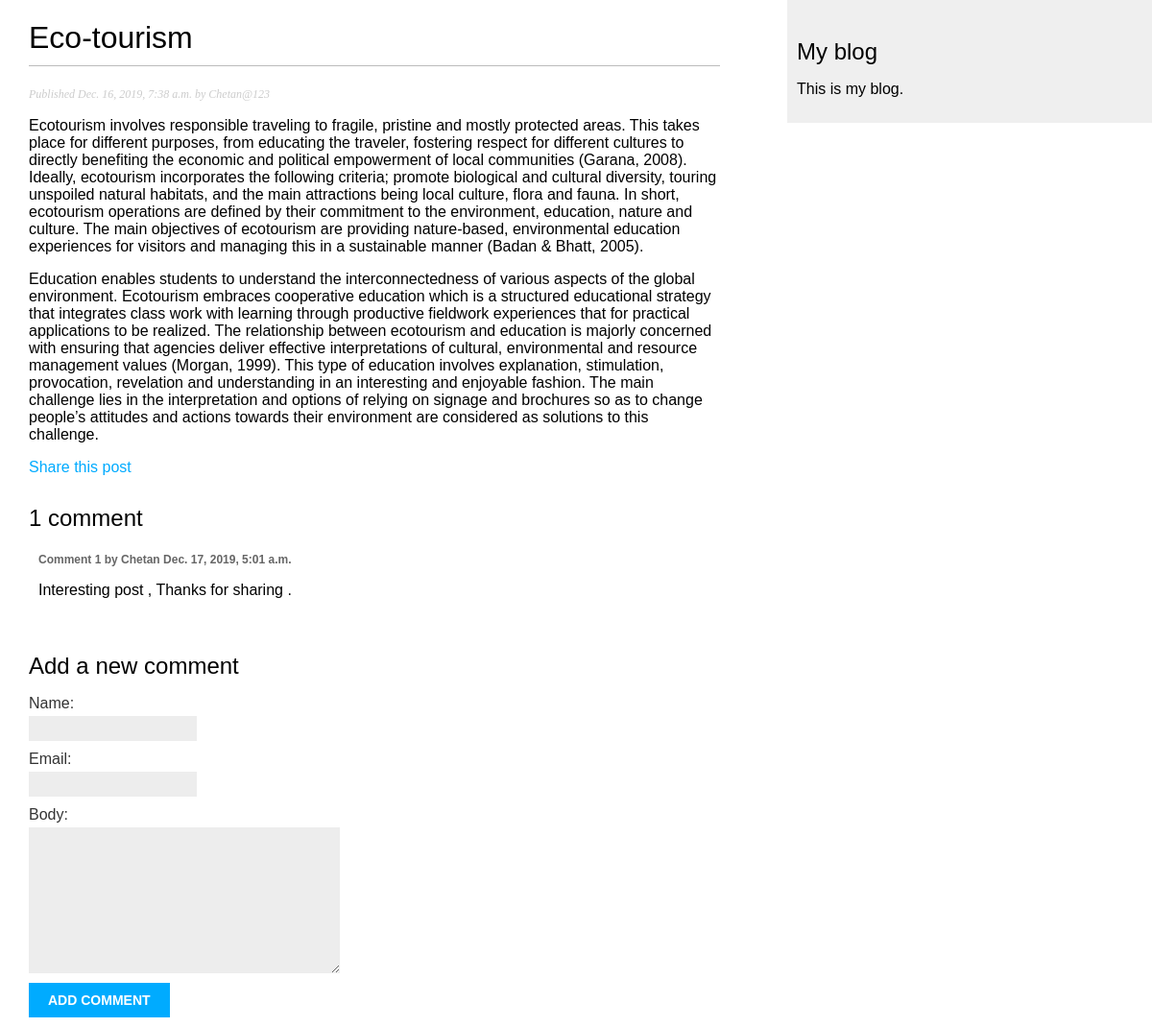
The page /blog/2019/12/16/eco-tourism/ on the database its author committed.
### blog/models.py (models this page shows, shortened)
class Post(models.Model):
    STATUS_CHOICES = (
    ('draft', 'Draft'),
    ('published', 'Published'),
    )
    title = models.CharField(max_length=250)
    slug = models.SlugField(max_length=250,
        unique_for_date='publish')
    author = models.ForeignKey(User,
        on_delete=models.CASCADE,
        related_name='blog_posts')
    body = models.TextField()
    publish = models.DateTimeField(default=timezone.now)
    created = models.DateTimeField(auto_now_add=True)
    updated = models.DateTimeField(auto_now=True)
    status = models.CharField(max_length=10,
        choices=STATUS_CHOICES,
        default='draft')
    objects = models.Manager() # The default manager.
    published = PublishedManager() # Our custom manager.
    class Meta:
        ordering = ('-publish',)

class Comment(models.Model):
    post = models.ForeignKey(Post,
                on_delete=models.CASCADE,
                related_name='comments')
    name = models.CharField(max_length=80)
    email = models.EmailField()
    body = models.TextField()
    created = models.DateTimeField(auto_now_add=True)
    updated = models.DateTimeField(auto_now=True)
    active = models.BooleanField(default=True)
    class Meta:
        ordering = ('created',)

### blog/views.py (the view)
def post_detail(request, year, month, day, post):
    post = get_object_or_404(Post, slug=post,
                                status='published',
                                publish__year=year,
                                publish__month=month,
                                publish__day=day)
    comments = post.comments.filter(active=True)
    new_comment = None
    if request.method == 'POST':
        comment_form = CommentForm(data=request.POST)
        if comment_form.is_valid():
            new_comment = comment_form.save(commit=False)
            new_comment.post = post
            new_comment.save()
    else:
        comment_form = CommentForm()
    return render(request,
                'blog/post/detail.html',
                {'post': post,
                'comments': comments,
                'new_comment': new_comment,
                'comment_form': comment_form})

### blog/forms.py
class CommentForm(forms.ModelForm):
    class Meta:
        model = Comment
        fields = ('name', 'email', 'body')

### blog/templates/blog/post/detail.html (shortened to what this page needs)
{% extends "blog/base.html" %}
{% block content %}
<h1>{{ post.title }}</h1>
<p class="date">
Published {{ post.publish }} by {{ post.author }}
</p>
{{ post.body|linebreaks }}
<p>
    <a href="{% url "blog:post_share" post.id %}">
    Share this post
    </a>
    </p>
    {% with comments.count as total_comments %}
<h2>
{{ total_comments }} comment{{ total_comments|pluralize }}
</h2>
{% endwith %}
{% for comment in comments %}
<div class="comment">
<p class="info">
Comment {{ forloop.counter }} by {{ comment.name }}
{{ comment.created }}
</p>
{{ comment.body|linebreaks }}
</div>
{% empty %}
<p>There are no comments yet.</p>
{% endfor %}
{% if new_comment %}
<h2>Your comment has been added.</h2>
{% else %}
<h2>Add a new comment</h2>
<form action="." method="post">
{{ comment_form.as_p }}
<p><input type="submit" value="Add comment"></p>
</form>
{% endif %}
{% endblock %}

### blog/static/css/blog.css (style rules this page uses)
body { margin:0; padding:0; font-family:helvetica, sans-serif; }
a { color:#00abff; text-decoration:none; }
h1 { font-weight:normal; border-bottom:1px solid #bbb; padding:0 0 10px 0; }
h2 { font-weight:normal; margin:30px 0 0; }
p.date { color:#ccc; font-family: georgia, serif; font-size: 12px; font-style: italic; }
label { float:left; clear:both; color:#333; margin-bottom:4px; }
input, textarea { clear:both; float:left; margin:0 0 10px; background:#ededed; border:0; padding:6px 10px; font-size:12px; }
input[type=submit] { font-weight:bold; background:#00abff; color:#fff; padding:10px 20px; font-size:14px; text-transform:uppercase; }
.comment { padding:10px; }
.comment .info { font-weight:bold; font-size:12px; color:#666; }

### rows shown on the page
Post: title "Eco-tourism", publish "Dec. 16, 2019, 7:38 a.m.", author "Chetan@123", body "Ecotourism involves responsible traveling to fragile, pristine and mostly protected areas. This takes place for different purposes, from educating the traveler, fostering respect for different cultures to directly benefiting the economic and political empowerment of local communities (Garana, 2008). Ideally, ecotourism incorporates the following criteria; promote biological and cultural diversity, touring unspoiled natural habitats, and the main attractions being local culture, flora and fauna. In short, ecotourism operations are defined by their commitment to the environment, education, nature and culture. The main objectives of ecotourism are providing nature-based, environmental…"
Comment: name "Chetan", created "Dec. 17, 2019, 5:01 a.m.", body "Interesting post , Thanks for sharing ."

### other values the page prints
{{ total_comments }} "1"
